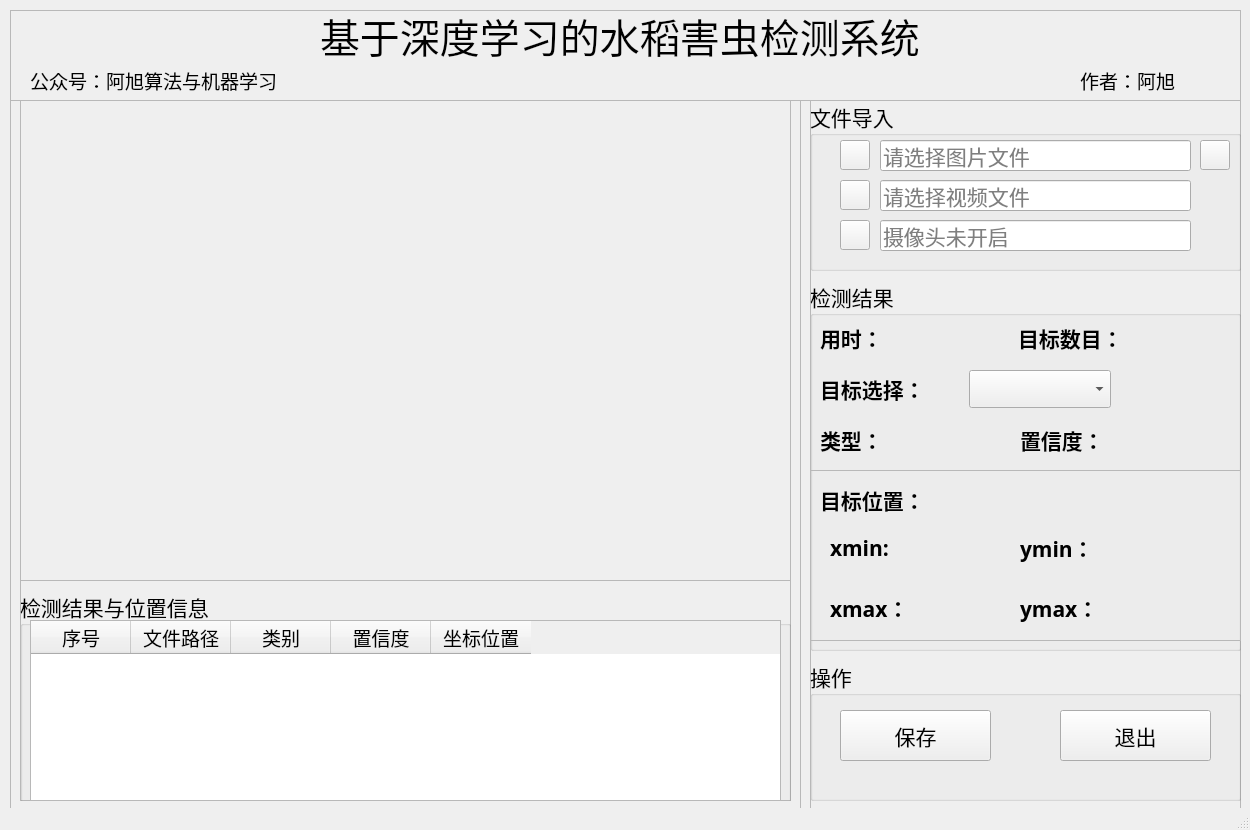
<?xml version="1.0" encoding="UTF-8"?>
<ui version="4.0">
 <class>MainWindow</class>
 <widget class="QMainWindow" name="MainWindow">
  <property name="geometry">
   <rect>
    <x>0</x>
    <y>0</y>
    <width>1250</width>
    <height>830</height>
   </rect>
  </property>
  <property name="minimumSize">
   <size>
    <width>1250</width>
    <height>830</height>
   </size>
  </property>
  <property name="maximumSize">
   <size>
    <width>1250</width>
    <height>830</height>
   </size>
  </property>
  <property name="windowTitle">
   <string>基于深度学习的水稻害虫检测系统</string>
  </property>
  <property name="windowIcon">
   <iconset resource="ui_sources.qrc">
    <normaloff>:/icons/ui_imgs/icons/目标检测.png</normaloff>:/icons/ui_imgs/icons/目标检测.png</iconset>
  </property>
  <widget class="QWidget" name="centralwidget">
   <widget class="QFrame" name="frame">
    <property name="geometry">
     <rect>
      <x>10</x>
      <y>100</y>
      <width>791</width>
      <height>711</height>
     </rect>
    </property>
    <property name="frameShape">
     <enum>QFrame::StyledPanel</enum>
    </property>
    <property name="frameShadow">
     <enum>QFrame::Raised</enum>
    </property>
    <widget class="QFrame" name="frame_2">
     <property name="geometry">
      <rect>
       <x>10</x>
       <y>0</y>
       <width>771</width>
       <height>481</height>
      </rect>
     </property>
     <property name="frameShape">
      <enum>QFrame::StyledPanel</enum>
     </property>
     <property name="frameShadow">
      <enum>QFrame::Raised</enum>
     </property>
     <widget class="QLabel" name="label_show">
      <property name="geometry">
       <rect>
        <x>0</x>
        <y>0</y>
        <width>770</width>
        <height>480</height>
       </rect>
      </property>
      <property name="minimumSize">
       <size>
        <width>770</width>
        <height>480</height>
       </size>
      </property>
      <property name="maximumSize">
       <size>
        <width>770</width>
        <height>480</height>
       </size>
      </property>
      <property name="styleSheet">
       <string notr="true">border-image: url(:/icons/ui_imgs/11.png);</string>
      </property>
      <property name="text">
       <string/>
      </property>
     </widget>
    </widget>
    <widget class="QFrame" name="frame_3">
     <property name="geometry">
      <rect>
       <x>10</x>
       <y>480</y>
       <width>771</width>
       <height>221</height>
      </rect>
     </property>
     <property name="frameShape">
      <enum>QFrame::StyledPanel</enum>
     </property>
     <property name="frameShadow">
      <enum>QFrame::Raised</enum>
     </property>
     <widget class="QGroupBox" name="groupBox_3">
      <property name="geometry">
       <rect>
        <x>0</x>
        <y>10</y>
        <width>771</width>
        <height>221</height>
       </rect>
      </property>
      <property name="font">
       <font>
        <family>华文楷体</family>
        <pointsize>16</pointsize>
       </font>
      </property>
      <property name="title">
       <string>检测结果与位置信息</string>
      </property>
      <widget class="QTableWidget" name="tableWidget">
       <property name="geometry">
        <rect>
         <x>10</x>
         <y>30</y>
         <width>751</width>
         <height>181</height>
        </rect>
       </property>
       <property name="font">
        <font>
         <family>华文楷体</family>
         <pointsize>14</pointsize>
        </font>
       </property>
       <column>
        <property name="text">
         <string>序号</string>
        </property>
       </column>
       <column>
        <property name="text">
         <string>文件路径</string>
        </property>
       </column>
       <column>
        <property name="text">
         <string>类别</string>
        </property>
       </column>
       <column>
        <property name="text">
         <string>置信度</string>
        </property>
       </column>
       <column>
        <property name="text">
         <string>坐标位置</string>
        </property>
       </column>
      </widget>
     </widget>
    </widget>
   </widget>
   <widget class="QFrame" name="frame_4">
    <property name="geometry">
     <rect>
      <x>810</x>
      <y>100</y>
      <width>431</width>
      <height>711</height>
     </rect>
    </property>
    <property name="frameShape">
     <enum>QFrame::StyledPanel</enum>
    </property>
    <property name="frameShadow">
     <enum>QFrame::Raised</enum>
    </property>
    <widget class="QGroupBox" name="groupBox">
     <property name="geometry">
      <rect>
       <x>0</x>
       <y>0</y>
       <width>431</width>
       <height>171</height>
      </rect>
     </property>
     <property name="font">
      <font>
       <family>华文楷体</family>
       <pointsize>16</pointsize>
      </font>
     </property>
     <property name="title">
      <string>文件导入</string>
     </property>
     <widget class="QLineEdit" name="PiclineEdit">
      <property name="geometry">
       <rect>
        <x>70</x>
        <y>40</y>
        <width>311</width>
        <height>31</height>
       </rect>
      </property>
      <property name="inputMask">
       <string/>
      </property>
      <property name="placeholderText">
       <string>请选择图片文件</string>
      </property>
     </widget>
     <widget class="QLineEdit" name="VideolineEdit">
      <property name="geometry">
       <rect>
        <x>70</x>
        <y>80</y>
        <width>311</width>
        <height>31</height>
       </rect>
      </property>
      <property name="placeholderText">
       <string>请选择视频文件</string>
      </property>
     </widget>
     <widget class="QPushButton" name="CapBtn">
      <property name="geometry">
       <rect>
        <x>30</x>
        <y>120</y>
        <width>30</width>
        <height>30</height>
       </rect>
      </property>
      <property name="styleSheet">
       <string notr="true">border-image: url(:/icons/ui_imgs/icons/camera.png);</string>
      </property>
      <property name="text">
       <string/>
      </property>
     </widget>
     <widget class="QPushButton" name="PicBtn">
      <property name="geometry">
       <rect>
        <x>30</x>
        <y>40</y>
        <width>30</width>
        <height>30</height>
       </rect>
      </property>
      <property name="styleSheet">
       <string notr="true">border-image: url(:/icons/ui_imgs/icons/img.png);</string>
      </property>
      <property name="text">
       <string/>
      </property>
     </widget>
     <widget class="QPushButton" name="VideoBtn">
      <property name="geometry">
       <rect>
        <x>30</x>
        <y>80</y>
        <width>30</width>
        <height>30</height>
       </rect>
      </property>
      <property name="styleSheet">
       <string notr="true">border-image: url(:/icons/ui_imgs/icons/video.png);</string>
      </property>
      <property name="text">
       <string/>
      </property>
     </widget>
     <widget class="QLineEdit" name="CaplineEdit">
      <property name="geometry">
       <rect>
        <x>70</x>
        <y>120</y>
        <width>311</width>
        <height>31</height>
       </rect>
      </property>
      <property name="placeholderText">
       <string>摄像头未开启</string>
      </property>
     </widget>
     <widget class="QPushButton" name="FilesBtn">
      <property name="geometry">
       <rect>
        <x>390</x>
        <y>40</y>
        <width>30</width>
        <height>30</height>
       </rect>
      </property>
      <property name="styleSheet">
       <string notr="true">border-image: url(:/icons/ui_imgs/icons/folder.png);</string>
      </property>
      <property name="text">
       <string/>
      </property>
     </widget>
    </widget>
    <widget class="QGroupBox" name="groupBox_2">
     <property name="geometry">
      <rect>
       <x>0</x>
       <y>180</y>
       <width>431</width>
       <height>371</height>
      </rect>
     </property>
     <property name="font">
      <font>
       <family>华文楷体</family>
       <pointsize>16</pointsize>
      </font>
     </property>
     <property name="title">
      <string>检测结果</string>
     </property>
     <widget class="QFrame" name="frame_6">
      <property name="geometry">
       <rect>
        <x>0</x>
        <y>190</y>
        <width>431</width>
        <height>171</height>
       </rect>
      </property>
      <property name="frameShape">
       <enum>QFrame::StyledPanel</enum>
      </property>
      <property name="frameShadow">
       <enum>QFrame::Raised</enum>
      </property>
      <widget class="QLabel" name="label_4">
       <property name="geometry">
        <rect>
         <x>10</x>
         <y>10</y>
         <width>131</width>
         <height>41</height>
        </rect>
       </property>
       <property name="font">
        <font>
         <family>华文楷体</family>
         <pointsize>16</pointsize>
        </font>
       </property>
       <property name="styleSheet">
        <string notr="true"/>
       </property>
       <property name="text">
        <string>&lt;html&gt;&lt;head/&gt;&lt;body&gt;&lt;p&gt;&lt;span style=&quot; font-weight:600;&quot;&gt;目标位置：&lt;/span&gt;&lt;/p&gt;&lt;/body&gt;&lt;/html&gt;</string>
       </property>
      </widget>
      <widget class="QWidget" name="layoutWidget">
       <property name="geometry">
        <rect>
         <x>20</x>
         <y>60</y>
         <width>161</width>
         <height>37</height>
        </rect>
       </property>
       <layout class="QHBoxLayout" name="horizontalLayout">
        <item>
         <widget class="QLabel" name="label_6">
          <property name="font">
           <font>
            <family>华文楷体</family>
            <pointsize>16</pointsize>
            <weight>50</weight>
            <bold>false</bold>
           </font>
          </property>
          <property name="text">
           <string>&lt;html&gt;&lt;head/&gt;&lt;body&gt;&lt;p&gt;&lt;span style=&quot; font-weight:600;&quot;&gt;xmin:&lt;/span&gt;&lt;/p&gt;&lt;/body&gt;&lt;/html&gt;</string>
          </property>
         </widget>
        </item>
        <item>
         <widget class="QLabel" name="label_xmin">
          <property name="palette">
           <palette>
            <active>
             <colorrole role="WindowText">
              <brush brushstyle="SolidPattern">
               <color alpha="255">
                <red>255</red>
                <green>0</green>
                <blue>0</blue>
               </color>
              </brush>
             </colorrole>
            </active>
            <inactive>
             <colorrole role="WindowText">
              <brush brushstyle="SolidPattern">
               <color alpha="255">
                <red>255</red>
                <green>0</green>
                <blue>0</blue>
               </color>
              </brush>
             </colorrole>
            </inactive>
            <disabled>
             <colorrole role="WindowText">
              <brush brushstyle="SolidPattern">
               <color alpha="255">
                <red>120</red>
                <green>120</green>
                <blue>120</blue>
               </color>
              </brush>
             </colorrole>
            </disabled>
           </palette>
          </property>
          <property name="font">
           <font>
            <family>Arial</family>
            <pointsize>16</pointsize>
            <weight>75</weight>
            <bold>true</bold>
           </font>
          </property>
          <property name="text">
           <string/>
          </property>
         </widget>
        </item>
       </layout>
      </widget>
      <widget class="QWidget" name="layoutWidget">
       <property name="geometry">
        <rect>
         <x>210</x>
         <y>60</y>
         <width>161</width>
         <height>37</height>
        </rect>
       </property>
       <layout class="QHBoxLayout" name="horizontalLayout_2">
        <item>
         <widget class="QLabel" name="label_8">
          <property name="text">
           <string>&lt;html&gt;&lt;head/&gt;&lt;body&gt;&lt;p&gt;&lt;span style=&quot; font-weight:600;&quot;&gt;ymin：&lt;/span&gt;&lt;/p&gt;&lt;/body&gt;&lt;/html&gt;</string>
          </property>
         </widget>
        </item>
        <item>
         <widget class="QLabel" name="label_ymin">
          <property name="palette">
           <palette>
            <active>
             <colorrole role="WindowText">
              <brush brushstyle="SolidPattern">
               <color alpha="255">
                <red>255</red>
                <green>0</green>
                <blue>0</blue>
               </color>
              </brush>
             </colorrole>
            </active>
            <inactive>
             <colorrole role="WindowText">
              <brush brushstyle="SolidPattern">
               <color alpha="255">
                <red>255</red>
                <green>0</green>
                <blue>0</blue>
               </color>
              </brush>
             </colorrole>
            </inactive>
            <disabled>
             <colorrole role="WindowText">
              <brush brushstyle="SolidPattern">
               <color alpha="255">
                <red>120</red>
                <green>120</green>
                <blue>120</blue>
               </color>
              </brush>
             </colorrole>
            </disabled>
           </palette>
          </property>
          <property name="font">
           <font>
            <family>Arial</family>
            <pointsize>16</pointsize>
            <weight>75</weight>
            <bold>true</bold>
           </font>
          </property>
          <property name="text">
           <string/>
          </property>
         </widget>
        </item>
       </layout>
      </widget>
      <widget class="QWidget" name="layoutWidget">
       <property name="geometry">
        <rect>
         <x>20</x>
         <y>120</y>
         <width>161</width>
         <height>37</height>
        </rect>
       </property>
       <layout class="QHBoxLayout" name="horizontalLayout_3">
        <item>
         <widget class="QLabel" name="label_7">
          <property name="text">
           <string>&lt;html&gt;&lt;head/&gt;&lt;body&gt;&lt;p&gt;&lt;span style=&quot; font-weight:600;&quot;&gt;xmax：&lt;/span&gt;&lt;/p&gt;&lt;/body&gt;&lt;/html&gt;</string>
          </property>
         </widget>
        </item>
        <item>
         <widget class="QLabel" name="label_xmax">
          <property name="palette">
           <palette>
            <active>
             <colorrole role="WindowText">
              <brush brushstyle="SolidPattern">
               <color alpha="255">
                <red>255</red>
                <green>0</green>
                <blue>0</blue>
               </color>
              </brush>
             </colorrole>
            </active>
            <inactive>
             <colorrole role="WindowText">
              <brush brushstyle="SolidPattern">
               <color alpha="255">
                <red>255</red>
                <green>0</green>
                <blue>0</blue>
               </color>
              </brush>
             </colorrole>
            </inactive>
            <disabled>
             <colorrole role="WindowText">
              <brush brushstyle="SolidPattern">
               <color alpha="255">
                <red>120</red>
                <green>120</green>
                <blue>120</blue>
               </color>
              </brush>
             </colorrole>
            </disabled>
           </palette>
          </property>
          <property name="font">
           <font>
            <family>Arial</family>
            <pointsize>16</pointsize>
            <weight>75</weight>
            <bold>true</bold>
           </font>
          </property>
          <property name="text">
           <string/>
          </property>
         </widget>
        </item>
       </layout>
      </widget>
      <widget class="QWidget" name="layoutWidget">
       <property name="geometry">
        <rect>
         <x>210</x>
         <y>120</y>
         <width>161</width>
         <height>37</height>
        </rect>
       </property>
       <layout class="QHBoxLayout" name="horizontalLayout_4">
        <item>
         <widget class="QLabel" name="label_9">
          <property name="text">
           <string>&lt;html&gt;&lt;head/&gt;&lt;body&gt;&lt;p&gt;&lt;span style=&quot; font-weight:600;&quot;&gt;ymax：&lt;/span&gt;&lt;/p&gt;&lt;/body&gt;&lt;/html&gt;</string>
          </property>
         </widget>
        </item>
        <item>
         <widget class="QLabel" name="label_ymax">
          <property name="palette">
           <palette>
            <active>
             <colorrole role="WindowText">
              <brush brushstyle="SolidPattern">
               <color alpha="255">
                <red>255</red>
                <green>0</green>
                <blue>0</blue>
               </color>
              </brush>
             </colorrole>
            </active>
            <inactive>
             <colorrole role="WindowText">
              <brush brushstyle="SolidPattern">
               <color alpha="255">
                <red>255</red>
                <green>0</green>
                <blue>0</blue>
               </color>
              </brush>
             </colorrole>
            </inactive>
            <disabled>
             <colorrole role="WindowText">
              <brush brushstyle="SolidPattern">
               <color alpha="255">
                <red>120</red>
                <green>120</green>
                <blue>120</blue>
               </color>
              </brush>
             </colorrole>
            </disabled>
           </palette>
          </property>
          <property name="font">
           <font>
            <family>Arial</family>
            <pointsize>16</pointsize>
            <weight>75</weight>
            <bold>true</bold>
           </font>
          </property>
          <property name="text">
           <string/>
          </property>
         </widget>
        </item>
       </layout>
      </widget>
     </widget>
     <widget class="QWidget" name="layoutWidget">
      <property name="geometry">
       <rect>
        <x>208</x>
        <y>40</y>
        <width>211</width>
        <height>37</height>
       </rect>
      </property>
      <layout class="QHBoxLayout" name="horizontalLayout_5">
       <item>
        <widget class="QLabel" name="label">
         <property name="text">
          <string>&lt;html&gt;&lt;head/&gt;&lt;body&gt;&lt;p&gt;&lt;span style=&quot; font-weight:600;&quot;&gt;目标数目：&lt;/span&gt;&lt;/p&gt;&lt;/body&gt;&lt;/html&gt;</string>
         </property>
        </widget>
       </item>
       <item>
        <widget class="QLabel" name="label_nums">
         <property name="palette">
          <palette>
           <active>
            <colorrole role="WindowText">
             <brush brushstyle="SolidPattern">
              <color alpha="255">
               <red>255</red>
               <green>0</green>
               <blue>0</blue>
              </color>
             </brush>
            </colorrole>
            <colorrole role="Text">
             <brush brushstyle="SolidPattern">
              <color alpha="255">
               <red>0</red>
               <green>0</green>
               <blue>0</blue>
              </color>
             </brush>
            </colorrole>
            <colorrole role="PlaceholderText">
             <brush brushstyle="SolidPattern">
              <color alpha="128">
               <red>255</red>
               <green>0</green>
               <blue>0</blue>
              </color>
             </brush>
            </colorrole>
           </active>
           <inactive>
            <colorrole role="WindowText">
             <brush brushstyle="SolidPattern">
              <color alpha="255">
               <red>255</red>
               <green>0</green>
               <blue>0</blue>
              </color>
             </brush>
            </colorrole>
            <colorrole role="Text">
             <brush brushstyle="SolidPattern">
              <color alpha="255">
               <red>0</red>
               <green>0</green>
               <blue>0</blue>
              </color>
             </brush>
            </colorrole>
            <colorrole role="PlaceholderText">
             <brush brushstyle="SolidPattern">
              <color alpha="128">
               <red>255</red>
               <green>0</green>
               <blue>0</blue>
              </color>
             </brush>
            </colorrole>
           </inactive>
           <disabled>
            <colorrole role="WindowText">
             <brush brushstyle="SolidPattern">
              <color alpha="255">
               <red>120</red>
               <green>120</green>
               <blue>120</blue>
              </color>
             </brush>
            </colorrole>
            <colorrole role="Text">
             <brush brushstyle="SolidPattern">
              <color alpha="255">
               <red>120</red>
               <green>120</green>
               <blue>120</blue>
              </color>
             </brush>
            </colorrole>
            <colorrole role="PlaceholderText">
             <brush brushstyle="SolidPattern">
              <color alpha="128">
               <red>0</red>
               <green>0</green>
               <blue>0</blue>
              </color>
             </brush>
            </colorrole>
           </disabled>
          </palette>
         </property>
         <property name="font">
          <font>
           <family>Arial</family>
           <pointsize>16</pointsize>
           <weight>75</weight>
           <bold>true</bold>
          </font>
         </property>
         <property name="text">
          <string/>
         </property>
        </widget>
       </item>
      </layout>
     </widget>
     <widget class="QWidget" name="layoutWidget">
      <property name="geometry">
       <rect>
        <x>10</x>
        <y>90</y>
        <width>291</width>
        <height>38</height>
       </rect>
      </property>
      <layout class="QHBoxLayout" name="horizontalLayout_6">
       <item>
        <widget class="QLabel" name="label_5">
         <property name="text">
          <string>&lt;html&gt;&lt;head/&gt;&lt;body&gt;&lt;p&gt;&lt;span style=&quot; font-weight:600;&quot;&gt;目标选择：&lt;/span&gt;&lt;/p&gt;&lt;/body&gt;&lt;/html&gt;</string>
         </property>
        </widget>
       </item>
       <item>
        <widget class="QComboBox" name="comboBox"/>
       </item>
      </layout>
     </widget>
     <widget class="QWidget" name="layoutWidget_2">
      <property name="geometry">
       <rect>
        <x>10</x>
        <y>40</y>
        <width>171</width>
        <height>37</height>
       </rect>
      </property>
      <layout class="QHBoxLayout" name="horizontalLayout_7">
       <item>
        <widget class="QLabel" name="label_10">
         <property name="text">
          <string>&lt;html&gt;&lt;head/&gt;&lt;body&gt;&lt;p&gt;&lt;span style=&quot; font-weight:600;&quot;&gt;用时：&lt;/span&gt;&lt;/p&gt;&lt;/body&gt;&lt;/html&gt;</string>
         </property>
        </widget>
       </item>
       <item>
        <widget class="QLabel" name="time_lb">
         <property name="palette">
          <palette>
           <active>
            <colorrole role="WindowText">
             <brush brushstyle="SolidPattern">
              <color alpha="255">
               <red>255</red>
               <green>0</green>
               <blue>0</blue>
              </color>
             </brush>
            </colorrole>
            <colorrole role="Text">
             <brush brushstyle="SolidPattern">
              <color alpha="255">
               <red>0</red>
               <green>0</green>
               <blue>0</blue>
              </color>
             </brush>
            </colorrole>
            <colorrole role="PlaceholderText">
             <brush brushstyle="SolidPattern">
              <color alpha="128">
               <red>255</red>
               <green>0</green>
               <blue>0</blue>
              </color>
             </brush>
            </colorrole>
           </active>
           <inactive>
            <colorrole role="WindowText">
             <brush brushstyle="SolidPattern">
              <color alpha="255">
               <red>255</red>
               <green>0</green>
               <blue>0</blue>
              </color>
             </brush>
            </colorrole>
            <colorrole role="Text">
             <brush brushstyle="SolidPattern">
              <color alpha="255">
               <red>0</red>
               <green>0</green>
               <blue>0</blue>
              </color>
             </brush>
            </colorrole>
            <colorrole role="PlaceholderText">
             <brush brushstyle="SolidPattern">
              <color alpha="128">
               <red>255</red>
               <green>0</green>
               <blue>0</blue>
              </color>
             </brush>
            </colorrole>
           </inactive>
           <disabled>
            <colorrole role="WindowText">
             <brush brushstyle="SolidPattern">
              <color alpha="255">
               <red>120</red>
               <green>120</green>
               <blue>120</blue>
              </color>
             </brush>
            </colorrole>
            <colorrole role="Text">
             <brush brushstyle="SolidPattern">
              <color alpha="255">
               <red>120</red>
               <green>120</green>
               <blue>120</blue>
              </color>
             </brush>
            </colorrole>
            <colorrole role="PlaceholderText">
             <brush brushstyle="SolidPattern">
              <color alpha="128">
               <red>0</red>
               <green>0</green>
               <blue>0</blue>
              </color>
             </brush>
            </colorrole>
           </disabled>
          </palette>
         </property>
         <property name="font">
          <font>
           <family>Arial</family>
           <pointsize>16</pointsize>
           <weight>75</weight>
           <bold>true</bold>
          </font>
         </property>
         <property name="text">
          <string/>
         </property>
        </widget>
       </item>
      </layout>
     </widget>
     <widget class="QWidget" name="layoutWidget">
      <property name="geometry">
       <rect>
        <x>210</x>
        <y>140</y>
        <width>191</width>
        <height>41</height>
       </rect>
      </property>
      <layout class="QHBoxLayout" name="horizontalLayout_8">
       <item>
        <widget class="QLabel" name="label_11">
         <property name="text">
          <string>&lt;html&gt;&lt;head/&gt;&lt;body&gt;&lt;p&gt;&lt;span style=&quot; font-weight:600;&quot;&gt;置信度：&lt;/span&gt;&lt;/p&gt;&lt;/body&gt;&lt;/html&gt;</string>
         </property>
        </widget>
       </item>
       <item>
        <widget class="QLabel" name="label_conf">
         <property name="palette">
          <palette>
           <active>
            <colorrole role="WindowText">
             <brush brushstyle="SolidPattern">
              <color alpha="255">
               <red>255</red>
               <green>0</green>
               <blue>0</blue>
              </color>
             </brush>
            </colorrole>
           </active>
           <inactive>
            <colorrole role="WindowText">
             <brush brushstyle="SolidPattern">
              <color alpha="255">
               <red>255</red>
               <green>0</green>
               <blue>0</blue>
              </color>
             </brush>
            </colorrole>
           </inactive>
           <disabled>
            <colorrole role="WindowText">
             <brush brushstyle="SolidPattern">
              <color alpha="255">
               <red>120</red>
               <green>120</green>
               <blue>120</blue>
              </color>
             </brush>
            </colorrole>
           </disabled>
          </palette>
         </property>
         <property name="font">
          <font>
           <family>Arial</family>
           <pointsize>16</pointsize>
           <weight>75</weight>
           <bold>true</bold>
          </font>
         </property>
         <property name="text">
          <string/>
         </property>
        </widget>
       </item>
      </layout>
     </widget>
     <widget class="QWidget" name="layoutWidget_3">
      <property name="geometry">
       <rect>
        <x>10</x>
        <y>140</y>
        <width>191</width>
        <height>41</height>
       </rect>
      </property>
      <layout class="QHBoxLayout" name="horizontalLayout_9">
       <item>
        <widget class="QLabel" name="label_13">
         <property name="maximumSize">
          <size>
           <width>60</width>
           <height>16777215</height>
          </size>
         </property>
         <property name="text">
          <string>&lt;html&gt;&lt;head/&gt;&lt;body&gt;&lt;p&gt;&lt;span style=&quot; font-weight:600;&quot;&gt;类型：&lt;/span&gt;&lt;/p&gt;&lt;/body&gt;&lt;/html&gt;</string>
         </property>
        </widget>
       </item>
       <item>
        <widget class="QLabel" name="type_lb">
         <property name="palette">
          <palette>
           <active>
            <colorrole role="WindowText">
             <brush brushstyle="SolidPattern">
              <color alpha="255">
               <red>255</red>
               <green>0</green>
               <blue>0</blue>
              </color>
             </brush>
            </colorrole>
           </active>
           <inactive>
            <colorrole role="WindowText">
             <brush brushstyle="SolidPattern">
              <color alpha="255">
               <red>255</red>
               <green>0</green>
               <blue>0</blue>
              </color>
             </brush>
            </colorrole>
           </inactive>
           <disabled>
            <colorrole role="WindowText">
             <brush brushstyle="SolidPattern">
              <color alpha="255">
               <red>120</red>
               <green>120</green>
               <blue>120</blue>
              </color>
             </brush>
            </colorrole>
           </disabled>
          </palette>
         </property>
         <property name="font">
          <font>
           <family>Arial</family>
           <pointsize>16</pointsize>
           <weight>75</weight>
           <bold>true</bold>
          </font>
         </property>
         <property name="text">
          <string/>
         </property>
        </widget>
       </item>
      </layout>
     </widget>
    </widget>
    <widget class="QGroupBox" name="groupBox_4">
     <property name="geometry">
      <rect>
       <x>0</x>
       <y>560</y>
       <width>431</width>
       <height>141</height>
      </rect>
     </property>
     <property name="font">
      <font>
       <family>华文楷体</family>
       <pointsize>16</pointsize>
      </font>
     </property>
     <property name="title">
      <string>操作</string>
     </property>
     <widget class="QPushButton" name="SaveBtn">
      <property name="geometry">
       <rect>
        <x>30</x>
        <y>50</y>
        <width>151</width>
        <height>51</height>
       </rect>
      </property>
      <property name="text">
       <string>保存</string>
      </property>
      <property name="icon">
       <iconset resource="ui_sources.qrc">
        <normaloff>:/icons/ui_imgs/icons/保存.png</normaloff>:/icons/ui_imgs/icons/保存.png</iconset>
      </property>
      <property name="iconSize">
       <size>
        <width>30</width>
        <height>30</height>
       </size>
      </property>
     </widget>
     <widget class="QPushButton" name="ExitBtn">
      <property name="geometry">
       <rect>
        <x>250</x>
        <y>50</y>
        <width>151</width>
        <height>51</height>
       </rect>
      </property>
      <property name="text">
       <string>退出</string>
      </property>
      <property name="icon">
       <iconset resource="ui_sources.qrc">
        <normaloff>:/icons/ui_imgs/icons/退出.png</normaloff>:/icons/ui_imgs/icons/退出.png</iconset>
      </property>
      <property name="iconSize">
       <size>
        <width>30</width>
        <height>30</height>
       </size>
      </property>
     </widget>
    </widget>
   </widget>
   <widget class="QFrame" name="frame_5">
    <property name="geometry">
     <rect>
      <x>10</x>
      <y>10</y>
      <width>1231</width>
      <height>91</height>
     </rect>
    </property>
    <property name="frameShape">
     <enum>QFrame::StyledPanel</enum>
    </property>
    <property name="frameShadow">
     <enum>QFrame::Raised</enum>
    </property>
    <widget class="QLabel" name="label_3">
     <property name="geometry">
      <rect>
       <x>310</x>
       <y>0</y>
       <width>811</width>
       <height>51</height>
      </rect>
     </property>
     <property name="font">
      <font>
       <family>华文楷体</family>
       <pointsize>30</pointsize>
      </font>
     </property>
     <property name="text">
      <string>基于深度学习的水稻害虫检测系统</string>
     </property>
    </widget>
    <widget class="QLabel" name="label_2">
     <property name="geometry">
      <rect>
       <x>20</x>
       <y>60</y>
       <width>311</width>
       <height>21</height>
      </rect>
     </property>
     <property name="font">
      <font>
       <family>华文楷体</family>
       <pointsize>14</pointsize>
       <underline>true</underline>
      </font>
     </property>
     <property name="text">
      <string>公众号：阿旭算法与机器学习</string>
     </property>
    </widget>
    <widget class="QLabel" name="label_12">
     <property name="geometry">
      <rect>
       <x>1070</x>
       <y>60</y>
       <width>131</width>
       <height>21</height>
      </rect>
     </property>
     <property name="font">
      <font>
       <family>华文楷体</family>
       <pointsize>14</pointsize>
       <underline>true</underline>
      </font>
     </property>
     <property name="text">
      <string>作者：阿旭</string>
     </property>
    </widget>
   </widget>
  </widget>
  <widget class="QStatusBar" name="statusbar"/>
 </widget>
 <resources>
  <include location="ui_sources.qrc"/>
 </resources>
 <connections/>
</ui>
